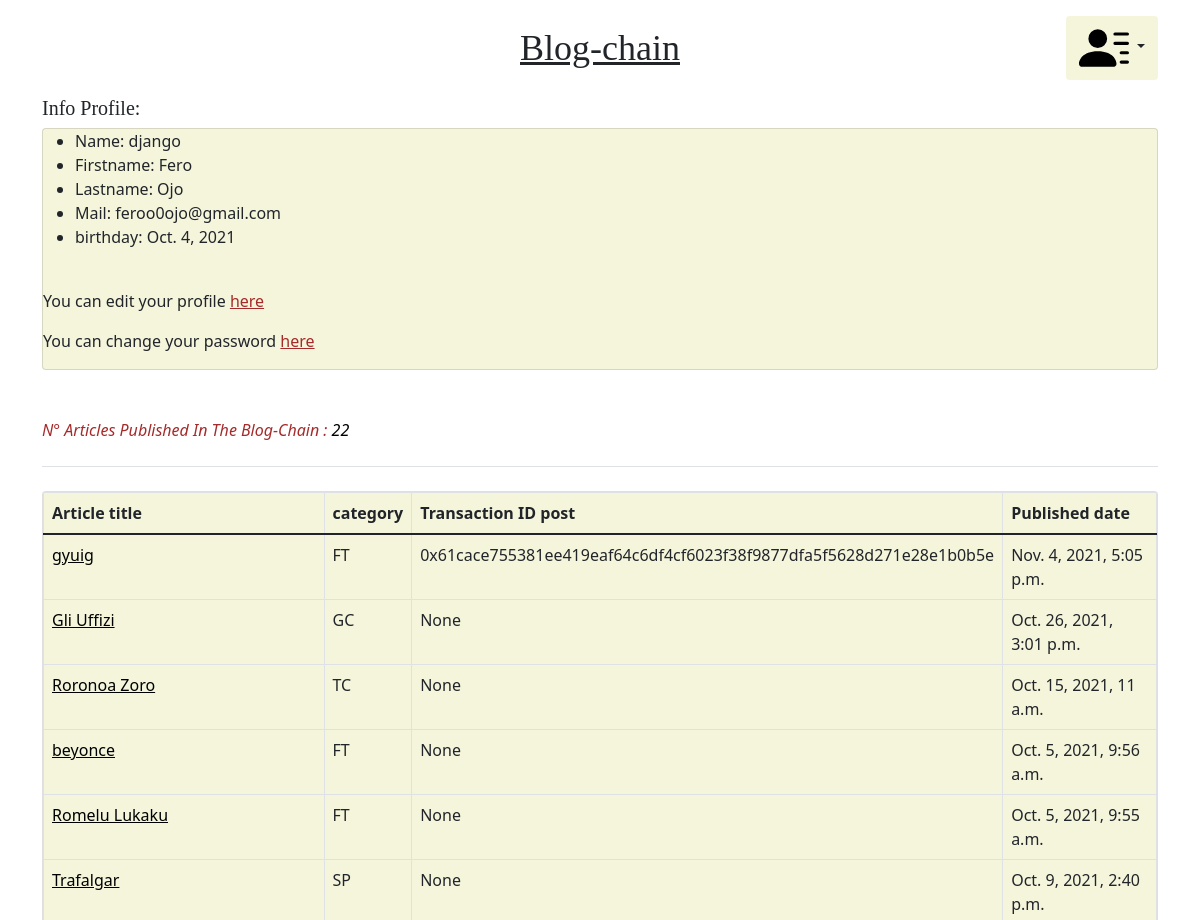
The page /users/3/profile/ (signed in, upper part) on the database as committed earlier.
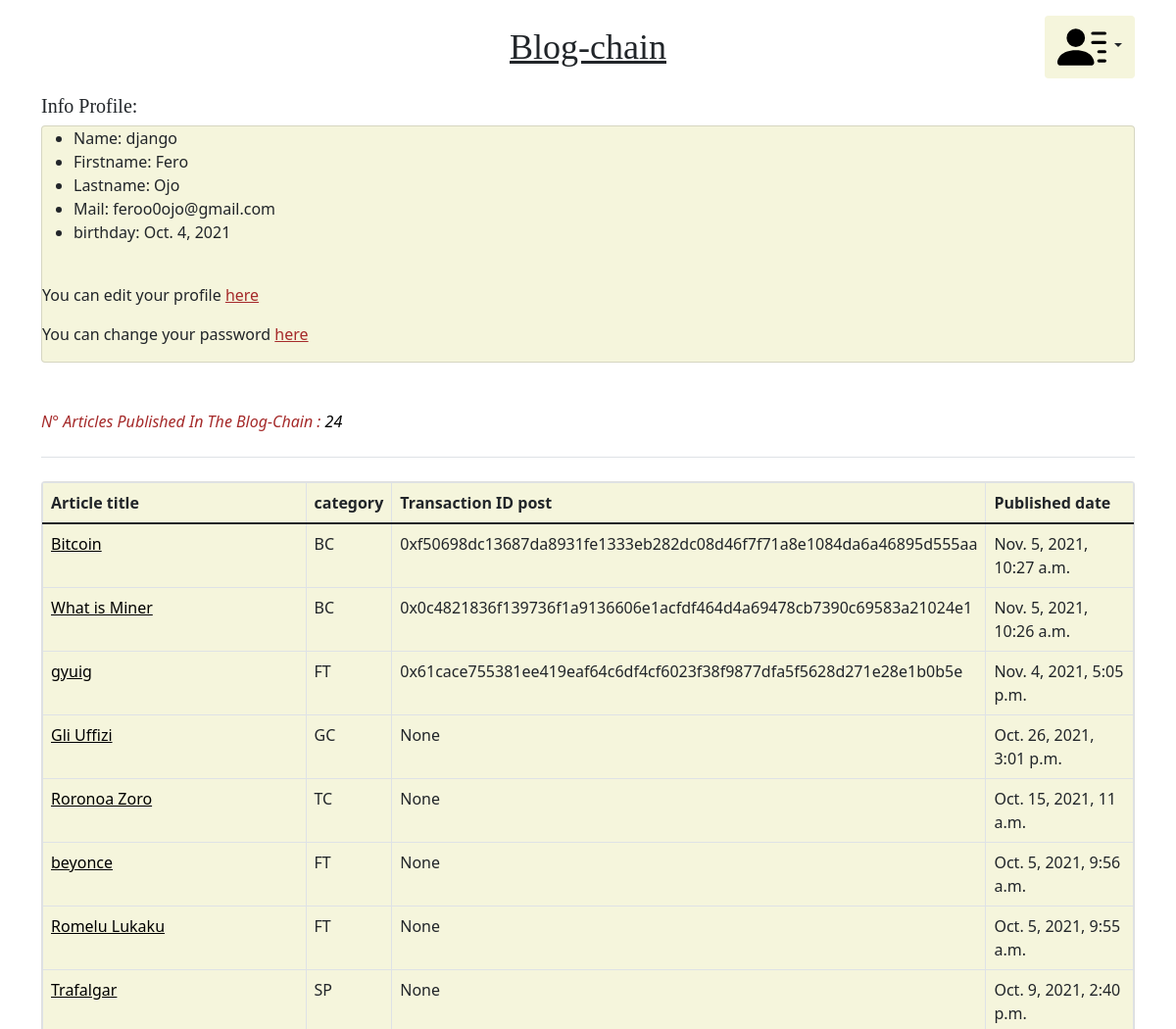
The same page on the database as committed later.
### articles/models.py (models this page shows, shortened)
class Article(models.Model):
    DRAFT= 'DRRAFT'
    PUBLISHED='PUBLISHED'
    STATUS_CHOICES=(
        (DRAFT,'Draft'),
        (PUBLISHED,'Published')
    )
    status = models.CharField(max_length=10, choices=STATUS_CHOICES,default=PUBLISHED)
    TECNOLOGY = 'TC'
    BLOCKCHAIN='BC'
    SPORT = 'SP'
    GENERAL_CULTURE = 'GC'
    ANIME ='AN'
    FREE_TIME = 'FT'
    CATEGORIES = [
         (TECNOLOGY,'Technology'),
        (BLOCKCHAIN,'Blockchain'),
         ( SPORT,'Sport'),
        (GENERAL_CULTURE,'General culture'),
        (ANIME ,'Anime'),
        (FREE_TIME,'Free time')
    ]
    category= models.CharField(choices= CATEGORIES,default='FT',max_length=2)
    title= models.CharField(max_length=250)
    slug= models.SlugField(max_length=250,null=False, unique=True)
    img= models.ImageField(upload_to="images/", blank=True, null=True)
    content= models.TextField(max_length=5000)
    author= models.ForeignKey(settings.AUTH_USER_MODEL, on_delete=models.CASCADE)
    created= models.DateTimeField(default=timezone.now)
    published=models.DateTimeField(default=timezone.now)
    updated=models.DateTimeField(auto_now=True)
    address = models.CharField(max_length=66, default=None, null=True)
    hash = models.CharField(max_length=32, default=None, null=True)
    txId = models.CharField(max_length=66, default=None, null=True)
    class Meta:
        ordering = ("-updated","-published")
    def get_absolute_url(self):
        return reverse('articles:article-detail', kwargs={'slug':self.slug})

### accounts/views.py (the view)
# urls.py: path('users/<int:id>/profile/',views.profile,name = 'profile'),
def profile(request,id):
    user_profile = get_object_or_404(Profile, id=id)
    num_post = Article.objects.filter(author=request.user)
    return render(request, 'accounts/profile.html', {'user_profile': user_profile,'num_post':num_post})

### accounts/templates/accounts/profile.html (shortened to what this page needs)
{% extends "blog/base.html" %}
{% block page_content%}
<div class="container fluid" xmlns="http://www.w3.org/1999/html">
        <h5>Info Profile:</h5>
        <div class="card vertical" style="background-color: #F5F5DC;">
            <div class="card-stacked">
                <div class="card-content">
                    <ul>
                        <li>Name: {{user_profile.user.username}}</li>
                        <li>Firstname: {{user_profile.user.first_name}}</li>
                        <li>Lastname: {{user_profile.user.last_name}}</li>
                        <li>Mail: {{user_profile.user.email}}</li>
                        <li>birthday: {{user_profile.user.profile.birthday}}</li>
                    </ul>
                    <br>
                    {% if user.username == user_profile.user.username %}
                    <p>You can edit your profile  <a href="{% url 'accounts:edit'%}" style="color:#A52A2A">here</a> </p>
                    <p> You can change your password  <a href="{% url 'accounts:password_change'%}" style="color:#A52A2A">here</a> </p>
                </div>
            </div>
        </div>
        <br>
        <br>
        <p class="pb-4 mb-4 fst-italic border-bottom" style="color:#A52A2A" >    N° Articles Published In The Blog-Chain : <a style="color:black">{{num_post.count}}</a></p>
        <div class="col s12" id="table">
            <div class="card vertical">
                <table class="table  table-bordered" style="background-color: #F5F5DC;" border = "1" cellpadding="5" cellspacing="5">
                    <thead>
                    <tr>
                        <th>Article title</th>
                        <th>category</th>
                        <th>Transaction ID post</th>
                        <th>Published date</th>
                    </tr>
                    </thead>
                    <tbody>
                    {% for post in num_post %}
                    <tr>
                        <td><a href="{{post.get_absolute_url}}" style="color: black;">{{ post.title }}</a></td>
                        <td>{{post.category}}</td>
                        <td>{{ post.txId }}</td>
                        <td>{{ post.published }}</td>
                    </tr>
                    {% endfor %}
                    </tbody>
                </table>
            </div>
        </div>
        {% endif %}
        <br>
    </div>
{% endblock %}

Rows that differ between the two databases and show on the page:
added Article: title "Bitcoin", category "BC", txId "0xf50698dc13687da8931fe1333eb282dc08d46f7f71a8e1084da6a46895d555aa", published "Nov. 5, 2021, 10:27 a.m."
added Article: title "What is Miner", category "BC", txId "0x0c4821836f139736f1a9136606e1acfdf464d4a69478cb7390c69583a21024e1", published "Nov. 5, 2021, 10:26 a.m."
Other text that changed with them:
{{ num_post.count }}: "22" → "24"
